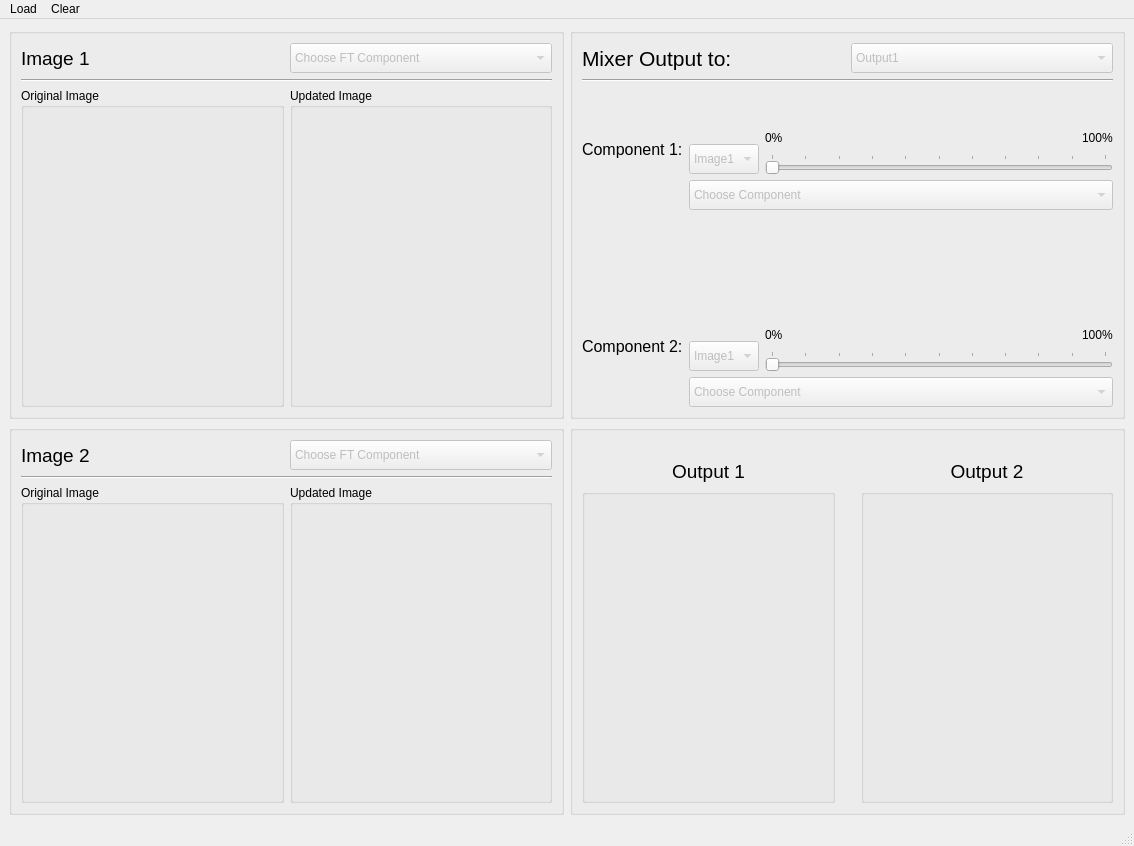
<?xml version="1.0" encoding="UTF-8"?>
<ui version="4.0">
 <class>MainWindow</class>
 <widget class="QMainWindow" name="MainWindow">
  <property name="geometry">
   <rect>
    <x>0</x>
    <y>0</y>
    <width>1134</width>
    <height>846</height>
   </rect>
  </property>
  <property name="minimumSize">
   <size>
    <width>1000</width>
    <height>800</height>
   </size>
  </property>
  <property name="windowTitle">
   <string>MainWindow</string>
  </property>
  <widget class="QWidget" name="centralwidget">
   <layout class="QGridLayout" name="gridLayout_40">
    <item row="0" column="0">
     <layout class="QGridLayout" name="gridLayout_39">
      <item row="0" column="0">
       <layout class="QGridLayout" name="gridLayout_38">
        <item row="0" column="0">
         <widget class="QGroupBox" name="groupBox">
          <property name="font">
           <font>
            <weight>50</weight>
            <bold>false</bold>
           </font>
          </property>
          <property name="title">
           <string/>
          </property>
          <property name="flat">
           <bool>false</bool>
          </property>
          <layout class="QGridLayout" name="gridLayout_3">
           <item row="2" column="0">
            <layout class="QGridLayout" name="gridLayout_10">
             <item row="0" column="0">
              <widget class="QGroupBox" name="groupBox_3">
               <property name="title">
                <string>Original Image</string>
               </property>
               <layout class="QGridLayout" name="gridLayout_2">
                <item row="0" column="0">
                 <widget class="ImageView" name="img1_original" native="true">
                  <property name="sizePolicy">
                   <sizepolicy hsizetype="Expanding" vsizetype="Expanding">
                    <horstretch>0</horstretch>
                    <verstretch>0</verstretch>
                   </sizepolicy>
                  </property>
                  <property name="minimumSize">
                   <size>
                    <width>0</width>
                    <height>0</height>
                   </size>
                  </property>
                 </widget>
                </item>
               </layout>
              </widget>
             </item>
             <item row="0" column="1">
              <widget class="QGroupBox" name="groupBox_2">
               <property name="title">
                <string>Updated Image</string>
               </property>
               <layout class="QGridLayout" name="gridLayout">
                <item row="0" column="0">
                 <widget class="ImageView" name="img1_updated" native="true">
                  <property name="sizePolicy">
                   <sizepolicy hsizetype="Expanding" vsizetype="Expanding">
                    <horstretch>0</horstretch>
                    <verstretch>0</verstretch>
                   </sizepolicy>
                  </property>
                  <property name="minimumSize">
                   <size>
                    <width>0</width>
                    <height>0</height>
                   </size>
                  </property>
                 </widget>
                </item>
               </layout>
              </widget>
             </item>
            </layout>
           </item>
           <item row="0" column="0">
            <layout class="QGridLayout" name="gridLayout_16">
             <property name="sizeConstraint">
              <enum>QLayout::SetDefaultConstraint</enum>
             </property>
             <item row="0" column="0">
              <widget class="QLabel" name="label_img1">
               <property name="font">
                <font>
                 <pointsize>14</pointsize>
                 <weight>50</weight>
                 <bold>false</bold>
                </font>
               </property>
               <property name="styleSheet">
                <string notr="true"/>
               </property>
               <property name="frameShape">
                <enum>QFrame::NoFrame</enum>
               </property>
               <property name="frameShadow">
                <enum>QFrame::Raised</enum>
               </property>
               <property name="text">
                <string>Image 1</string>
               </property>
              </widget>
             </item>
             <item row="0" column="1">
              <widget class="QComboBox" name="combo_input1">
               <property name="enabled">
                <bool>false</bool>
               </property>
               <property name="minimumSize">
                <size>
                 <width>200</width>
                 <height>30</height>
                </size>
               </property>
               <property name="acceptDrops">
                <bool>false</bool>
               </property>
               <property name="iconSize">
                <size>
                 <width>20</width>
                 <height>20</height>
                </size>
               </property>
               <item>
                <property name="text">
                 <string>Choose FT Component</string>
                </property>
               </item>
               <item>
                <property name="text">
                 <string>Magnitude</string>
                </property>
               </item>
               <item>
                <property name="text">
                 <string>Phase</string>
                </property>
               </item>
               <item>
                <property name="text">
                 <string>Real</string>
                </property>
               </item>
               <item>
                <property name="text">
                 <string>Imaginary</string>
                </property>
               </item>
              </widget>
             </item>
            </layout>
           </item>
           <item row="1" column="0">
            <widget class="Line" name="line">
             <property name="orientation">
              <enum>Qt::Horizontal</enum>
             </property>
            </widget>
           </item>
          </layout>
         </widget>
        </item>
        <item row="1" column="0">
         <widget class="QGroupBox" name="groupBox_4">
          <property name="font">
           <font>
            <weight>50</weight>
            <bold>false</bold>
           </font>
          </property>
          <property name="title">
           <string/>
          </property>
          <property name="flat">
           <bool>false</bool>
          </property>
          <layout class="QGridLayout" name="gridLayout_4">
           <item row="1" column="0">
            <widget class="Line" name="line_2">
             <property name="orientation">
              <enum>Qt::Horizontal</enum>
             </property>
            </widget>
           </item>
           <item row="2" column="0">
            <layout class="QGridLayout" name="gridLayout_14">
             <item row="0" column="0">
              <widget class="QGroupBox" name="groupBox_5">
               <property name="title">
                <string>Original Image</string>
               </property>
               <layout class="QGridLayout" name="gridLayout_5">
                <item row="0" column="0">
                 <widget class="ImageView" name="img2_original" native="true">
                  <property name="sizePolicy">
                   <sizepolicy hsizetype="Expanding" vsizetype="Expanding">
                    <horstretch>0</horstretch>
                    <verstretch>0</verstretch>
                   </sizepolicy>
                  </property>
                  <property name="minimumSize">
                   <size>
                    <width>0</width>
                    <height>0</height>
                   </size>
                  </property>
                 </widget>
                </item>
               </layout>
              </widget>
             </item>
             <item row="0" column="1">
              <widget class="QGroupBox" name="groupBox_6">
               <property name="title">
                <string>Updated Image</string>
               </property>
               <layout class="QGridLayout" name="gridLayout_6">
                <item row="0" column="0">
                 <widget class="ImageView" name="img2_updated" native="true">
                  <property name="sizePolicy">
                   <sizepolicy hsizetype="Expanding" vsizetype="Expanding">
                    <horstretch>0</horstretch>
                    <verstretch>0</verstretch>
                   </sizepolicy>
                  </property>
                  <property name="minimumSize">
                   <size>
                    <width>0</width>
                    <height>0</height>
                   </size>
                  </property>
                 </widget>
                </item>
               </layout>
              </widget>
             </item>
            </layout>
           </item>
           <item row="0" column="0">
            <layout class="QGridLayout" name="gridLayout_19">
             <property name="sizeConstraint">
              <enum>QLayout::SetDefaultConstraint</enum>
             </property>
             <item row="0" column="0">
              <widget class="QLabel" name="label_img2">
               <property name="font">
                <font>
                 <pointsize>14</pointsize>
                 <weight>50</weight>
                 <bold>false</bold>
                </font>
               </property>
               <property name="styleSheet">
                <string notr="true"/>
               </property>
               <property name="frameShape">
                <enum>QFrame::NoFrame</enum>
               </property>
               <property name="frameShadow">
                <enum>QFrame::Raised</enum>
               </property>
               <property name="text">
                <string>Image 2</string>
               </property>
              </widget>
             </item>
             <item row="0" column="1">
              <widget class="QComboBox" name="combo_input2">
               <property name="enabled">
                <bool>false</bool>
               </property>
               <property name="minimumSize">
                <size>
                 <width>200</width>
                 <height>30</height>
                </size>
               </property>
               <property name="acceptDrops">
                <bool>false</bool>
               </property>
               <property name="iconSize">
                <size>
                 <width>20</width>
                 <height>20</height>
                </size>
               </property>
               <item>
                <property name="text">
                 <string>Choose FT Component</string>
                </property>
               </item>
               <item>
                <property name="text">
                 <string>Magnitude</string>
                </property>
               </item>
               <item>
                <property name="text">
                 <string>Phase</string>
                </property>
               </item>
               <item>
                <property name="text">
                 <string>Real</string>
                </property>
               </item>
               <item>
                <property name="text">
                 <string>Imaginary</string>
                </property>
               </item>
              </widget>
             </item>
            </layout>
           </item>
          </layout>
         </widget>
        </item>
       </layout>
      </item>
      <item row="0" column="1">
       <layout class="QGridLayout" name="gridLayout_9">
        <item row="0" column="0">
         <widget class="QGroupBox" name="groupBox_7">
          <property name="title">
           <string/>
          </property>
          <layout class="QGridLayout" name="gridLayout_20">
           <item row="0" column="0">
            <layout class="QGridLayout" name="gridLayout_21">
             <item row="0" column="0">
              <widget class="QLabel" name="label">
               <property name="font">
                <font>
                 <pointsize>16</pointsize>
                </font>
               </property>
               <property name="text">
                <string>Mixer Output to:</string>
               </property>
              </widget>
             </item>
             <item row="0" column="1">
              <widget class="QComboBox" name="combo_output">
               <property name="enabled">
                <bool>false</bool>
               </property>
               <property name="minimumSize">
                <size>
                 <width>30</width>
                 <height>30</height>
                </size>
               </property>
               <property name="acceptDrops">
                <bool>false</bool>
               </property>
               <property name="iconSize">
                <size>
                 <width>20</width>
                 <height>20</height>
                </size>
               </property>
               <item>
                <property name="text">
                 <string>Output1</string>
                </property>
               </item>
               <item>
                <property name="text">
                 <string>Output2</string>
                </property>
               </item>
              </widget>
             </item>
            </layout>
           </item>
           <item row="1" column="0">
            <widget class="Line" name="line_3">
             <property name="orientation">
              <enum>Qt::Horizontal</enum>
             </property>
            </widget>
           </item>
           <item row="2" column="0">
            <layout class="QGridLayout" name="gridLayout_22">
             <item row="0" column="0">
              <layout class="QGridLayout" name="gridLayout_23">
               <item row="0" column="0">
                <spacer name="verticalSpacer">
                 <property name="orientation">
                  <enum>Qt::Vertical</enum>
                 </property>
                 <property name="sizeType">
                  <enum>QSizePolicy::MinimumExpanding</enum>
                 </property>
                 <property name="sizeHint" stdset="0">
                  <size>
                   <width>20</width>
                   <height>10</height>
                  </size>
                 </property>
                </spacer>
               </item>
               <item row="1" column="0">
                <widget class="QLabel" name="label_comp1">
                 <property name="font">
                  <font>
                   <pointsize>12</pointsize>
                  </font>
                 </property>
                 <property name="text">
                  <string>Component 1:</string>
                 </property>
                </widget>
               </item>
               <item row="2" column="0">
                <spacer name="verticalSpacer_13">
                 <property name="orientation">
                  <enum>Qt::Vertical</enum>
                 </property>
                 <property name="sizeHint" stdset="0">
                  <size>
                   <width>20</width>
                   <height>40</height>
                  </size>
                 </property>
                </spacer>
               </item>
              </layout>
             </item>
             <item row="0" column="1">
              <layout class="QGridLayout" name="gridLayout_32">
               <item row="0" column="0">
                <layout class="QGridLayout" name="gridLayout_33">
                 <item row="0" column="0">
                  <layout class="QGridLayout" name="gridLayout_34">
                   <item row="0" column="0">
                    <spacer name="verticalSpacer_2">
                     <property name="orientation">
                      <enum>Qt::Vertical</enum>
                     </property>
                     <property name="sizeHint" stdset="0">
                      <size>
                       <width>20</width>
                       <height>40</height>
                      </size>
                     </property>
                    </spacer>
                   </item>
                   <item row="1" column="0">
                    <widget class="QComboBox" name="combo_select_img1">
                     <property name="enabled">
                      <bool>false</bool>
                     </property>
                     <property name="minimumSize">
                      <size>
                       <width>0</width>
                       <height>30</height>
                      </size>
                     </property>
                     <property name="acceptDrops">
                      <bool>false</bool>
                     </property>
                     <property name="iconSize">
                      <size>
                       <width>20</width>
                       <height>20</height>
                      </size>
                     </property>
                     <item>
                      <property name="text">
                       <string>Image1</string>
                      </property>
                     </item>
                     <item>
                      <property name="text">
                       <string>Image2</string>
                      </property>
                     </item>
                    </widget>
                   </item>
                  </layout>
                 </item>
                 <item row="0" column="1">
                  <layout class="QGridLayout" name="gridLayout_35">
                   <item row="0" column="0">
                    <layout class="QGridLayout" name="gridLayout_36">
                     <item row="0" column="0">
                      <spacer name="verticalSpacer_6">
                       <property name="orientation">
                        <enum>Qt::Vertical</enum>
                       </property>
                       <property name="sizeHint" stdset="0">
                        <size>
                         <width>20</width>
                         <height>40</height>
                        </size>
                       </property>
                      </spacer>
                     </item>
                     <item row="1" column="0">
                      <layout class="QGridLayout" name="gridLayout_37">
                       <item row="0" column="0">
                        <widget class="QLabel" name="label_6">
                         <property name="text">
                          <string>0%</string>
                         </property>
                        </widget>
                       </item>
                       <item row="0" column="1">
                        <spacer name="horizontalSpacer_7">
                         <property name="orientation">
                          <enum>Qt::Horizontal</enum>
                         </property>
                         <property name="sizeHint" stdset="0">
                          <size>
                           <width>40</width>
                           <height>20</height>
                          </size>
                         </property>
                        </spacer>
                       </item>
                       <item row="0" column="2">
                        <widget class="QLabel" name="label_7">
                         <property name="text">
                          <string>100%</string>
                         </property>
                        </widget>
                       </item>
                      </layout>
                     </item>
                     <item row="3" column="0">
                      <widget class="QSlider" name="slider_comp1">
                       <property name="enabled">
                        <bool>false</bool>
                       </property>
                       <property name="maximum">
                        <number>100</number>
                       </property>
                       <property name="singleStep">
                        <number>10</number>
                       </property>
                       <property name="orientation">
                        <enum>Qt::Horizontal</enum>
                       </property>
                       <property name="tickPosition">
                        <enum>QSlider::TicksAbove</enum>
                       </property>
                      </widget>
                     </item>
                    </layout>
                   </item>
                  </layout>
                 </item>
                </layout>
               </item>
               <item row="1" column="0">
                <widget class="QComboBox" name="combo_select_mode1">
                 <property name="enabled">
                  <bool>false</bool>
                 </property>
                 <property name="minimumSize">
                  <size>
                   <width>0</width>
                   <height>30</height>
                  </size>
                 </property>
                 <property name="acceptDrops">
                  <bool>false</bool>
                 </property>
                 <property name="iconSize">
                  <size>
                   <width>20</width>
                   <height>20</height>
                  </size>
                 </property>
                 <item>
                  <property name="text">
                   <string>Choose Component</string>
                  </property>
                 </item>
                 <item>
                  <property name="text">
                   <string>Magnitude</string>
                  </property>
                 </item>
                 <item>
                  <property name="text">
                   <string>Phase</string>
                  </property>
                 </item>
                 <item>
                  <property name="text">
                   <string>Real</string>
                  </property>
                 </item>
                 <item>
                  <property name="text">
                   <string>Imaginary</string>
                  </property>
                 </item>
                 <item>
                  <property name="text">
                   <string>Uniform Magnitude</string>
                  </property>
                 </item>
                 <item>
                  <property name="text">
                   <string>Uniform Phase</string>
                  </property>
                 </item>
                </widget>
               </item>
              </layout>
             </item>
            </layout>
           </item>
           <item row="4" column="0">
            <layout class="QGridLayout" name="gridLayout_24">
             <item row="0" column="0">
              <layout class="QGridLayout" name="gridLayout_25">
               <item row="0" column="0">
                <spacer name="verticalSpacer_3">
                 <property name="orientation">
                  <enum>Qt::Vertical</enum>
                 </property>
                 <property name="sizeType">
                  <enum>QSizePolicy::MinimumExpanding</enum>
                 </property>
                 <property name="sizeHint" stdset="0">
                  <size>
                   <width>20</width>
                   <height>10</height>
                  </size>
                 </property>
                </spacer>
               </item>
               <item row="1" column="0">
                <widget class="QLabel" name="label_comp2">
                 <property name="font">
                  <font>
                   <pointsize>12</pointsize>
                  </font>
                 </property>
                 <property name="text">
                  <string>Component 2:</string>
                 </property>
                </widget>
               </item>
               <item row="2" column="0">
                <spacer name="verticalSpacer_14">
                 <property name="orientation">
                  <enum>Qt::Vertical</enum>
                 </property>
                 <property name="sizeHint" stdset="0">
                  <size>
                   <width>20</width>
                   <height>40</height>
                  </size>
                 </property>
                </spacer>
               </item>
              </layout>
             </item>
             <item row="0" column="1">
              <layout class="QGridLayout" name="gridLayout_26">
               <item row="0" column="0">
                <layout class="QGridLayout" name="gridLayout_27">
                 <item row="0" column="0">
                  <layout class="QGridLayout" name="gridLayout_28">
                   <item row="0" column="0">
                    <spacer name="verticalSpacer_4">
                     <property name="orientation">
                      <enum>Qt::Vertical</enum>
                     </property>
                     <property name="sizeHint" stdset="0">
                      <size>
                       <width>20</width>
                       <height>40</height>
                      </size>
                     </property>
                    </spacer>
                   </item>
                   <item row="1" column="0">
                    <widget class="QComboBox" name="combo_select_img2">
                     <property name="enabled">
                      <bool>false</bool>
                     </property>
                     <property name="minimumSize">
                      <size>
                       <width>0</width>
                       <height>30</height>
                      </size>
                     </property>
                     <property name="acceptDrops">
                      <bool>false</bool>
                     </property>
                     <property name="iconSize">
                      <size>
                       <width>20</width>
                       <height>20</height>
                      </size>
                     </property>
                     <item>
                      <property name="text">
                       <string>Image1</string>
                      </property>
                     </item>
                     <item>
                      <property name="text">
                       <string>Image2</string>
                      </property>
                     </item>
                    </widget>
                   </item>
                  </layout>
                 </item>
                 <item row="0" column="1">
                  <layout class="QGridLayout" name="gridLayout_29">
                   <item row="0" column="0">
                    <layout class="QGridLayout" name="gridLayout_30">
                     <item row="0" column="0">
                      <spacer name="verticalSpacer_5">
                       <property name="orientation">
                        <enum>Qt::Vertical</enum>
                       </property>
                       <property name="sizeHint" stdset="0">
                        <size>
                         <width>20</width>
                         <height>40</height>
                        </size>
                       </property>
                      </spacer>
                     </item>
                     <item row="1" column="0">
                      <layout class="QGridLayout" name="gridLayout_31">
                       <item row="0" column="0">
                        <widget class="QLabel" name="label_8">
                         <property name="text">
                          <string>0%</string>
                         </property>
                        </widget>
                       </item>
                       <item row="0" column="1">
                        <spacer name="horizontalSpacer_8">
                         <property name="orientation">
                          <enum>Qt::Horizontal</enum>
                         </property>
                         <property name="sizeHint" stdset="0">
                          <size>
                           <width>40</width>
                           <height>20</height>
                          </size>
                         </property>
                        </spacer>
                       </item>
                       <item row="0" column="2">
                        <widget class="QLabel" name="label_9">
                         <property name="text">
                          <string>100%</string>
                         </property>
                        </widget>
                       </item>
                      </layout>
                     </item>
                     <item row="2" column="0">
                      <widget class="QSlider" name="slider_comp2">
                       <property name="enabled">
                        <bool>false</bool>
                       </property>
                       <property name="maximum">
                        <number>100</number>
                       </property>
                       <property name="singleStep">
                        <number>10</number>
                       </property>
                       <property name="orientation">
                        <enum>Qt::Horizontal</enum>
                       </property>
                       <property name="tickPosition">
                        <enum>QSlider::TicksAbove</enum>
                       </property>
                      </widget>
                     </item>
                    </layout>
                   </item>
                  </layout>
                 </item>
                </layout>
               </item>
               <item row="1" column="0">
                <widget class="QComboBox" name="combo_select_mode2">
                 <property name="enabled">
                  <bool>false</bool>
                 </property>
                 <property name="minimumSize">
                  <size>
                   <width>0</width>
                   <height>30</height>
                  </size>
                 </property>
                 <property name="acceptDrops">
                  <bool>false</bool>
                 </property>
                 <property name="iconSize">
                  <size>
                   <width>20</width>
                   <height>20</height>
                  </size>
                 </property>
                 <item>
                  <property name="text">
                   <string>Choose Component</string>
                  </property>
                 </item>
                 <item>
                  <property name="text">
                   <string>Magnitude</string>
                  </property>
                 </item>
                 <item>
                  <property name="text">
                   <string>Phase</string>
                  </property>
                 </item>
                 <item>
                  <property name="text">
                   <string>Real</string>
                  </property>
                 </item>
                 <item>
                  <property name="text">
                   <string>Imaginary</string>
                  </property>
                 </item>
                 <item>
                  <property name="text">
                   <string>Uniform Magnitude</string>
                  </property>
                 </item>
                 <item>
                  <property name="text">
                   <string>Uniform Phase</string>
                  </property>
                 </item>
                </widget>
               </item>
              </layout>
             </item>
            </layout>
           </item>
           <item row="3" column="0">
            <spacer name="verticalSpacer_8">
             <property name="orientation">
              <enum>Qt::Vertical</enum>
             </property>
             <property name="sizeType">
              <enum>QSizePolicy::Expanding</enum>
             </property>
             <property name="sizeHint" stdset="0">
              <size>
               <width>20</width>
               <height>40</height>
              </size>
             </property>
            </spacer>
           </item>
          </layout>
         </widget>
        </item>
        <item row="1" column="0">
         <widget class="QGroupBox" name="groupBox_10">
          <property name="title">
           <string/>
          </property>
          <layout class="QGridLayout" name="gridLayout_11">
           <item row="1" column="0">
            <layout class="QGridLayout" name="gridLayout_12">
             <item row="0" column="0">
              <layout class="QGridLayout" name="gridLayout_13">
               <item row="0" column="0">
                <widget class="QLabel" name="label_output1">
                 <property name="font">
                  <font>
                   <pointsize>14</pointsize>
                  </font>
                 </property>
                 <property name="frameShape">
                  <enum>QFrame::NoFrame</enum>
                 </property>
                 <property name="text">
                  <string>Output 1</string>
                 </property>
                 <property name="alignment">
                  <set>Qt::AlignCenter</set>
                 </property>
                </widget>
               </item>
               <item row="1" column="0">
                <widget class="QGroupBox" name="groupBox_8">
                 <property name="title">
                  <string/>
                 </property>
                 <layout class="QGridLayout" name="gridLayout_7">
                  <item row="0" column="0">
                   <layout class="QGridLayout" name="gridLayout_17">
                    <item row="0" column="0">
                     <widget class="ImageView" name="output_img1" native="true">
                      <property name="sizePolicy">
                       <sizepolicy hsizetype="Expanding" vsizetype="Expanding">
                        <horstretch>0</horstretch>
                        <verstretch>0</verstretch>
                       </sizepolicy>
                      </property>
                      <property name="minimumSize">
                       <size>
                        <width>0</width>
                        <height>0</height>
                       </size>
                      </property>
                     </widget>
                    </item>
                   </layout>
                  </item>
                 </layout>
                </widget>
               </item>
              </layout>
             </item>
             <item row="0" column="2">
              <layout class="QGridLayout" name="gridLayout_15">
               <item row="0" column="0">
                <widget class="QLabel" name="label_output2">
                 <property name="font">
                  <font>
                   <pointsize>14</pointsize>
                  </font>
                 </property>
                 <property name="frameShape">
                  <enum>QFrame::NoFrame</enum>
                 </property>
                 <property name="text">
                  <string>Output 2</string>
                 </property>
                 <property name="alignment">
                  <set>Qt::AlignCenter</set>
                 </property>
                </widget>
               </item>
               <item row="1" column="0">
                <widget class="QGroupBox" name="groupBox_9">
                 <property name="title">
                  <string/>
                 </property>
                 <layout class="QGridLayout" name="gridLayout_8">
                  <item row="0" column="0">
                   <layout class="QGridLayout" name="gridLayout_18">
                    <item row="0" column="0">
                     <widget class="ImageView" name="output_img2" native="true">
                      <property name="sizePolicy">
                       <sizepolicy hsizetype="Expanding" vsizetype="Expanding">
                        <horstretch>0</horstretch>
                        <verstretch>0</verstretch>
                       </sizepolicy>
                      </property>
                      <property name="minimumSize">
                       <size>
                        <width>0</width>
                        <height>0</height>
                       </size>
                      </property>
                     </widget>
                    </item>
                   </layout>
                  </item>
                 </layout>
                </widget>
               </item>
              </layout>
             </item>
             <item row="0" column="1">
              <spacer name="verticalSpacer_7">
               <property name="orientation">
                <enum>Qt::Vertical</enum>
               </property>
               <property name="sizeHint" stdset="0">
                <size>
                 <width>20</width>
                 <height>40</height>
                </size>
               </property>
              </spacer>
             </item>
            </layout>
           </item>
           <item row="0" column="0">
            <spacer name="horizontalSpacer">
             <property name="orientation">
              <enum>Qt::Horizontal</enum>
             </property>
             <property name="sizeType">
              <enum>QSizePolicy::Fixed</enum>
             </property>
             <property name="sizeHint" stdset="0">
              <size>
               <width>500</width>
               <height>20</height>
              </size>
             </property>
            </spacer>
           </item>
          </layout>
         </widget>
        </item>
       </layout>
      </item>
     </layout>
    </item>
   </layout>
  </widget>
  <widget class="QMenuBar" name="menubar">
   <property name="geometry">
    <rect>
     <x>0</x>
     <y>0</y>
     <width>1134</width>
     <height>21</height>
    </rect>
   </property>
   <widget class="QMenu" name="menuLoad">
    <property name="title">
     <string>Load</string>
    </property>
    <addaction name="actionImage1"/>
    <addaction name="actionImage2"/>
   </widget>
   <widget class="QMenu" name="menuclear">
    <property name="title">
     <string>Clear</string>
    </property>
    <addaction name="actionImage_1"/>
    <addaction name="actionImage_2"/>
   </widget>
   <addaction name="menuLoad"/>
   <addaction name="menuclear"/>
  </widget>
  <widget class="QStatusBar" name="statusbar"/>
  <action name="actionImage1">
   <property name="text">
    <string>Image1</string>
   </property>
  </action>
  <action name="actionImage2">
   <property name="text">
    <string>Image2</string>
   </property>
  </action>
  <action name="actionImage_1">
   <property name="text">
    <string>Image 1</string>
   </property>
  </action>
  <action name="actionImage_2">
   <property name="text">
    <string>Image 2</string>
   </property>
  </action>
 </widget>
 <customwidgets>
  <customwidget>
   <class>ImageView</class>
   <extends>QWidget</extends>
   <header>pyqtgraph.h</header>
   <container>1</container>
  </customwidget>
 </customwidgets>
 <resources/>
 <connections/>
</ui>
